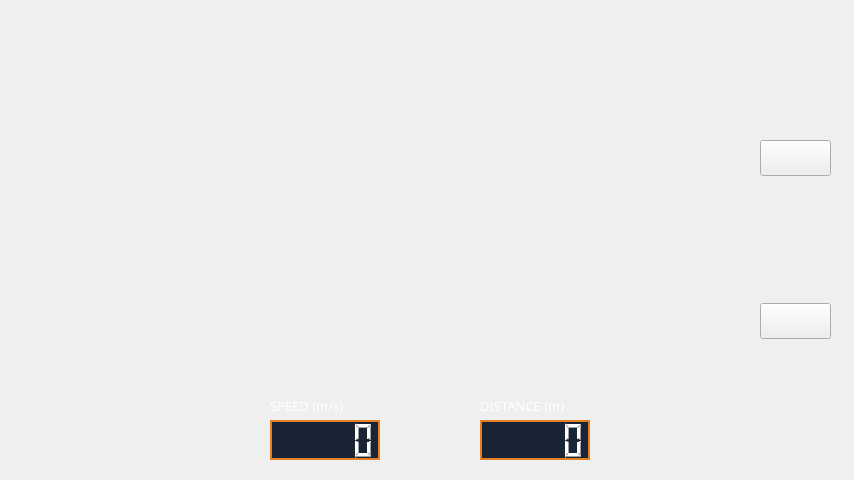
<?xml version="1.0" encoding="UTF-8"?>
<ui version="4.0">
 <class>RobotUIApp</class>
 <widget class="QMainWindow" name="RobotUIApp">
  <property name="enabled">
   <bool>true</bool>
  </property>
  <property name="geometry">
   <rect>
    <x>0</x>
    <y>0</y>
    <width>854</width>
    <height>480</height>
   </rect>
  </property>
  <property name="minimumSize">
   <size>
    <width>640</width>
    <height>480</height>
   </size>
  </property>
  <property name="maximumSize">
   <size>
    <width>3840</width>
    <height>2160</height>
   </size>
  </property>
  <property name="windowTitle">
   <string>RobotUI</string>
  </property>
  <widget class="QWidget" name="centralwidget">
   <property name="styleSheet">
    <string notr="true">#centralwidget {
	background-color: none;
}

#verticalLayout {
	
}</string>
   </property>
   <widget class="QLabel" name="nav_primary_camera_label">
    <property name="geometry">
     <rect>
      <x>0</x>
      <y>0</y>
      <width>854</width>
      <height>480</height>
     </rect>
    </property>
    <property name="minimumSize">
     <size>
      <width>854</width>
      <height>480</height>
     </size>
    </property>
    <property name="maximumSize">
     <size>
      <width>3840</width>
      <height>2160</height>
     </size>
    </property>
    <property name="styleSheet">
     <string notr="true">color: rgb(22, 51, 79)</string>
    </property>
    <property name="locale">
     <locale language="English" country="UnitedStates"/>
    </property>
    <property name="lineWidth">
     <number>0</number>
    </property>
    <property name="text">
     <string/>
    </property>
   </widget>
   <widget class="QLabel" name="nav_secondary_camera_label">
    <property name="geometry">
     <rect>
      <x>30</x>
      <y>30</y>
      <width>220</width>
      <height>140</height>
     </rect>
    </property>
    <property name="locale">
     <locale language="English" country="UnitedStates"/>
    </property>
    <property name="text">
     <string/>
    </property>
   </widget>
   <widget class="QLCDNumber" name="speed_display">
    <property name="geometry">
     <rect>
      <x>270</x>
      <y>420</y>
      <width>110</width>
      <height>40</height>
     </rect>
    </property>
    <property name="font">
     <font>
      <family>Segoe Print</family>
     </font>
    </property>
    <property name="autoFillBackground">
     <bool>false</bool>
    </property>
    <property name="styleSheet">
     <string notr="true">QLabel {
    font-family: 'Roboto', sans-serif;
    font-size: 18px;
    font-weight: bold;
    color: #ffffff;
    background-color: rgb(25, 36, 52);
    padding: 10px;
    border: 1.5px solid #e67e22; 
}

QLCDNumber {
    background-color: rgb(25, 36, 52);
    color: #ffffff; /* White text */
    border: 1.5px solid #e67e22; 
    padding: 10px;
}</string>
    </property>
    <property name="locale">
     <locale language="English" country="UnitedStates"/>
    </property>
   </widget>
   <widget class="QLCDNumber" name="distance_display">
    <property name="geometry">
     <rect>
      <x>480</x>
      <y>420</y>
      <width>110</width>
      <height>40</height>
     </rect>
    </property>
    <property name="autoFillBackground">
     <bool>false</bool>
    </property>
    <property name="styleSheet">
     <string notr="true">QLabel {
    font-family: 'Roboto', sans-serif;
    font-size: 18px;
    font-weight: bold;
    color: #ffffff;
    background-color: rgb(25, 36, 52);
    padding: 10px;
    border: 1.5px solid #e67e22; 
}

QLCDNumber {
    background-color: rgb(25, 36, 52);
    color: #ffffff; /* White text */
    border: 1.5px solid #e67e22; 
    padding: 10px;
}</string>
    </property>
    <property name="locale">
     <locale language="English" country="UnitedStates"/>
    </property>
   </widget>
   <widget class="QLabel" name="speed_label">
    <property name="geometry">
     <rect>
      <x>270</x>
      <y>390</y>
      <width>111</width>
      <height>31</height>
     </rect>
    </property>
    <property name="font">
     <font>
      <family>Trebuchet MS</family>
      <pointsize>10</pointsize>
      <bold>false</bold>
     </font>
    </property>
    <property name="styleSheet">
     <string notr="true">QLabel {
	color: rgb(255, 255, 255);
	background-color: NONE;
}</string>
    </property>
    <property name="locale">
     <locale language="English" country="UnitedStates"/>
    </property>
    <property name="text">
     <string>SPEED (m/s)</string>
    </property>
    <property name="textFormat">
     <enum>Qt::TextFormat::PlainText</enum>
    </property>
   </widget>
   <widget class="QLabel" name="distance_label">
    <property name="geometry">
     <rect>
      <x>480</x>
      <y>390</y>
      <width>121</width>
      <height>31</height>
     </rect>
    </property>
    <property name="font">
     <font>
      <family>Trebuchet MS</family>
      <pointsize>10</pointsize>
      <bold>false</bold>
     </font>
    </property>
    <property name="styleSheet">
     <string notr="true">QLabel {
	color: rgb(255, 255, 255);
	background-color: NONE;
}</string>
    </property>
    <property name="locale">
     <locale language="English" country="UnitedStates"/>
    </property>
    <property name="text">
     <string>DISTANCE (m)</string>
    </property>
    <property name="textFormat">
     <enum>Qt::TextFormat::PlainText</enum>
    </property>
   </widget>
   <widget class="QLabel" name="work_secondary_camera_label">
    <property name="geometry">
     <rect>
      <x>30</x>
      <y>30</y>
      <width>220</width>
      <height>140</height>
     </rect>
    </property>
    <property name="locale">
     <locale language="English" country="UnitedStates"/>
    </property>
    <property name="text">
     <string/>
    </property>
   </widget>
   <widget class="QLabel" name="work_primary_camera_label">
    <property name="geometry">
     <rect>
      <x>0</x>
      <y>0</y>
      <width>854</width>
      <height>480</height>
     </rect>
    </property>
    <property name="minimumSize">
     <size>
      <width>854</width>
      <height>480</height>
     </size>
    </property>
    <property name="maximumSize">
     <size>
      <width>3840</width>
      <height>2160</height>
     </size>
    </property>
    <property name="styleSheet">
     <string notr="true">color: rgb(22, 51, 79)</string>
    </property>
    <property name="locale">
     <locale language="English" country="UnitedStates"/>
    </property>
    <property name="lineWidth">
     <number>0</number>
    </property>
    <property name="text">
     <string/>
    </property>
   </widget>
   <widget class="QWidget" name="verticalLayoutWidget">
    <property name="geometry">
     <rect>
      <x>760</x>
      <y>20</y>
      <width>71</width>
      <height>441</height>
     </rect>
    </property>
    <layout class="QVBoxLayout" name="verticalLayout">
     <property name="spacing">
      <number>7</number>
     </property>
     <item>
      <widget class="QPushButton" name="nav_mode_button">
       <property name="styleSheet">
        <string notr="true">padding: 10px</string>
       </property>
       <property name="text">
        <string/>
       </property>
       <property name="icon">
        <iconset>
         <normaloff>img/navigation.png</normaloff>img/navigation.png</iconset>
       </property>
       <property name="iconSize">
        <size>
         <width>35</width>
         <height>35</height>
        </size>
       </property>
      </widget>
     </item>
     <item>
      <widget class="QPushButton" name="work_mode_button">
       <property name="styleSheet">
        <string notr="true">padding: 10px;</string>
       </property>
       <property name="text">
        <string/>
       </property>
       <property name="icon">
        <iconset>
         <normaloff>img/work1.png</normaloff>img/work1.png</iconset>
       </property>
       <property name="iconSize">
        <size>
         <width>40</width>
         <height>40</height>
        </size>
       </property>
      </widget>
     </item>
    </layout>
   </widget>
   <zorder>work_primary_camera_label</zorder>
   <zorder>nav_primary_camera_label</zorder>
   <zorder>nav_secondary_camera_label</zorder>
   <zorder>distance_display</zorder>
   <zorder>distance_label</zorder>
   <zorder>speed_label</zorder>
   <zorder>speed_display</zorder>
   <zorder>verticalLayoutWidget</zorder>
   <zorder>work_secondary_camera_label</zorder>
  </widget>
 </widget>
 <resources>
  <include location="img/resources.qrc"/>
 </resources>
 <connections/>
</ui>
